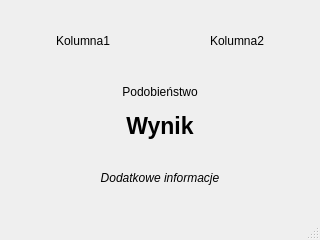
<?xml version="1.0" encoding="UTF-8"?>
<ui version="4.0">
 <class>MainWindow</class>
 <widget class="QMainWindow" name="MainWindow">
  <property name="windowModality">
   <enum>Qt::NonModal</enum>
  </property>
  <property name="geometry">
   <rect>
    <x>0</x>
    <y>0</y>
    <width>320</width>
    <height>240</height>
   </rect>
  </property>
  <property name="windowTitle">
   <string>Wynik</string>
  </property>
  <widget class="QWidget" name="centralwidget">
   <layout class="QVBoxLayout" name="verticalLayout_2">
    <item>
     <layout class="QVBoxLayout" name="verticalLayout">
      <item>
       <layout class="QHBoxLayout" name="horizontalLayout">
        <item>
         <widget class="QLabel" name="columnName1Label">
          <property name="text">
           <string>Kolumna1</string>
          </property>
          <property name="alignment">
           <set>Qt::AlignCenter</set>
          </property>
         </widget>
        </item>
        <item>
         <widget class="QLabel" name="columnName2Label">
          <property name="text">
           <string>Kolumna2</string>
          </property>
          <property name="alignment">
           <set>Qt::AlignCenter</set>
          </property>
         </widget>
        </item>
       </layout>
      </item>
      <item>
       <layout class="QVBoxLayout" name="verticalLayout_3">
        <item>
         <widget class="QLabel" name="label">
          <property name="text">
           <string>Podobieństwo</string>
          </property>
          <property name="alignment">
           <set>Qt::AlignCenter</set>
          </property>
         </widget>
        </item>
        <item>
         <widget class="QLabel" name="resultLabel">
          <property name="font">
           <font>
            <pointsize>17</pointsize>
            <weight>75</weight>
            <bold>true</bold>
           </font>
          </property>
          <property name="text">
           <string>Wynik</string>
          </property>
          <property name="alignment">
           <set>Qt::AlignCenter</set>
          </property>
         </widget>
        </item>
       </layout>
      </item>
      <item>
       <widget class="QLabel" name="resultInfoLabel">
        <property name="font">
         <font>
          <italic>true</italic>
         </font>
        </property>
        <property name="text">
         <string>Dodatkowe informacje</string>
        </property>
        <property name="alignment">
         <set>Qt::AlignCenter</set>
        </property>
       </widget>
      </item>
     </layout>
    </item>
   </layout>
  </widget>
  <widget class="QStatusBar" name="statusbar"/>
 </widget>
 <resources/>
 <connections/>
</ui>
